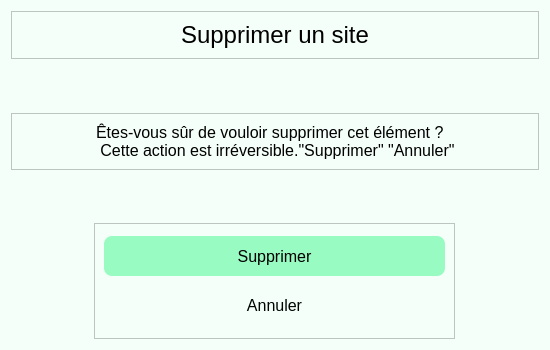
<?xml version="1.0" encoding="UTF-8"?>
<ui version="4.0">
 <class>site_supprimer</class>
 <widget class="QDialog" name="site_supprimer">
  <property name="geometry">
   <rect>
    <x>0</x>
    <y>0</y>
    <width>550</width>
    <height>350</height>
   </rect>
  </property>
  <property name="windowTitle">
   <string>Dialog</string>
  </property>
  <property name="styleSheet">
   <string notr="true">background-color:#f5fff9;</string>
  </property>
  <layout class="QGridLayout" name="gridLayout">
   <item row="0" column="0">
    <widget class="QFrame" name="frame_2">
     <property name="frameShape">
      <enum>QFrame::StyledPanel</enum>
     </property>
     <property name="frameShadow">
      <enum>QFrame::Raised</enum>
     </property>
     <layout class="QHBoxLayout" name="horizontalLayout">
      <item>
       <spacer name="horizontalSpacer">
        <property name="orientation">
         <enum>Qt::Horizontal</enum>
        </property>
        <property name="sizeHint" stdset="0">
         <size>
          <width>40</width>
          <height>20</height>
         </size>
        </property>
       </spacer>
      </item>
      <item>
       <widget class="QLabel" name="label">
        <property name="maximumSize">
         <size>
          <width>4000</width>
          <height>29</height>
         </size>
        </property>
        <property name="styleSheet">
         <string notr="true">font-size:24px;
font: &quot;Arial&quot;;</string>
        </property>
        <property name="text">
         <string>Supprimer un site</string>
        </property>
       </widget>
      </item>
      <item>
       <spacer name="horizontalSpacer_2">
        <property name="orientation">
         <enum>Qt::Horizontal</enum>
        </property>
        <property name="sizeHint" stdset="0">
         <size>
          <width>40</width>
          <height>20</height>
         </size>
        </property>
       </spacer>
      </item>
     </layout>
    </widget>
   </item>
   <item row="1" column="0">
    <spacer name="verticalSpacer_3">
     <property name="orientation">
      <enum>Qt::Vertical</enum>
     </property>
     <property name="sizeHint" stdset="0">
      <size>
       <width>20</width>
       <height>33</height>
      </size>
     </property>
    </spacer>
   </item>
   <item row="2" column="0">
    <widget class="QFrame" name="frame_3">
     <property name="maximumSize">
      <size>
       <width>16777215</width>
       <height>80</height>
      </size>
     </property>
     <property name="frameShape">
      <enum>QFrame::StyledPanel</enum>
     </property>
     <property name="frameShadow">
      <enum>QFrame::Raised</enum>
     </property>
     <layout class="QHBoxLayout" name="horizontalLayout_2">
      <item>
       <spacer name="horizontalSpacer_3">
        <property name="orientation">
         <enum>Qt::Horizontal</enum>
        </property>
        <property name="sizeHint" stdset="0">
         <size>
          <width>40</width>
          <height>20</height>
         </size>
        </property>
       </spacer>
      </item>
      <item>
       <widget class="QLabel" name="label_2">
        <property name="styleSheet">
         <string notr="true">font-size:16px</string>
        </property>
        <property name="text">
         <string>Êtes-vous sûr de vouloir supprimer cet élément ? 
 Cette action est irréversible.&quot;Supprimer&quot; &quot;Annuler&quot;</string>
        </property>
       </widget>
      </item>
      <item>
       <spacer name="horizontalSpacer_4">
        <property name="orientation">
         <enum>Qt::Horizontal</enum>
        </property>
        <property name="sizeHint" stdset="0">
         <size>
          <width>40</width>
          <height>20</height>
         </size>
        </property>
       </spacer>
      </item>
     </layout>
    </widget>
   </item>
   <item row="3" column="0">
    <spacer name="verticalSpacer">
     <property name="orientation">
      <enum>Qt::Vertical</enum>
     </property>
     <property name="sizeHint" stdset="0">
      <size>
       <width>20</width>
       <height>33</height>
      </size>
     </property>
    </spacer>
   </item>
   <item row="4" column="0" alignment="Qt::AlignHCenter">
    <widget class="QFrame" name="frame">
     <property name="minimumSize">
      <size>
       <width>0</width>
       <height>116</height>
      </size>
     </property>
     <property name="styleSheet">
      <string notr="true">QPushButton {
border-radius:8px;
font-size:16px;
font: &quot;Arial&quot;;
}</string>
     </property>
     <property name="frameShape">
      <enum>QFrame::StyledPanel</enum>
     </property>
     <property name="frameShadow">
      <enum>QFrame::Raised</enum>
     </property>
     <layout class="QVBoxLayout" name="verticalLayout">
      <item>
       <widget class="QPushButton" name="site_supprime">
        <property name="minimumSize">
         <size>
          <width>341</width>
          <height>40</height>
         </size>
        </property>
        <property name="maximumSize">
         <size>
          <width>341</width>
          <height>40</height>
         </size>
        </property>
        <property name="styleSheet">
         <string notr="true">QPushButton {
	background-color:#98fbc1;;
}
:hover{
background-color:#07c556;
}</string>
        </property>
        <property name="text">
         <string>Supprimer</string>
        </property>
       </widget>
      </item>
      <item>
       <widget class="QPushButton" name="site_annule">
        <property name="minimumSize">
         <size>
          <width>341</width>
          <height>40</height>
         </size>
        </property>
        <property name="maximumSize">
         <size>
          <width>341</width>
          <height>40</height>
         </size>
        </property>
        <property name="styleSheet">
         <string notr="true">QPushButton {
	color:#000502;
}
</string>
        </property>
        <property name="text">
         <string>Annuler</string>
        </property>
       </widget>
      </item>
     </layout>
    </widget>
   </item>
  </layout>
 </widget>
 <resources/>
 <connections/>
</ui>
